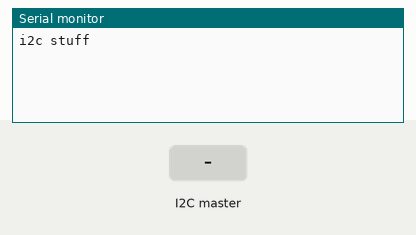
A sketch run on a simulated Arduino Uno, built with avr-gcc and run on an emulated ATmega328P. Shown: the last lines printed to the serial monitor. The inputs (shaded band) are chosen by the test bench.

Above: at 1.2 s.
1.3 s: the I2C master sends the byte 1
At 2.0 s:
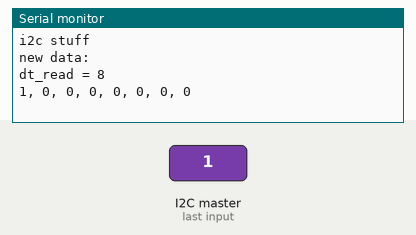
2.8 s: the I2C master sends the byte 0
At 3.1 s:
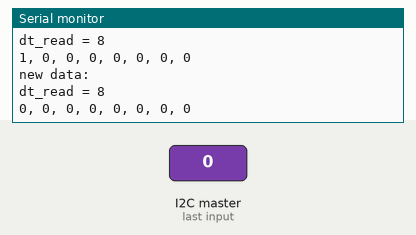

The sketch:

first_multi_byte_i2c_ino.ino
```cpp
#include <Wire.h>

#define SLAVE_ADDRESS 0x08

byte data_to_echo = 0;

#define in_bytes 8
#define out_bytes 8
byte inArray[in_bytes];
byte outArray[out_bytes];

unsigned long t1, t2;
int dt_read;

bool new_data;

void setup()
{
  Wire.begin(SLAVE_ADDRESS);
  Wire.setClock(400000);
  Wire.onReceive(receiveData);
  Wire.onRequest(sendData);
  Serial.begin(115200);
  Serial.println("i2c stuff");
}

void loop() {
  if ( new_data ){
    new_data = false;
    Serial.println("new data:");
    Serial.print("dt_read = ");
    Serial.println(dt_read);
    for (int q=0; q<in_bytes; q++){
      if (q > 0){
	Serial.print(", ");
      }
      outArray[q] = inArray[q] + 9;
      Serial.print(inArray[q]);
    }
    Serial.print('\n');
  }

}

void receiveData(int numBytes){
  //digitalWrite(receivePin, HIGH);
  t1 = micros();
  for(int i=0;i<numBytes;i++){
    inArray[i] = Wire.read();
  }
  t2 = micros();
  new_data = true;
  dt_read = t2-t1;
  //small delays here shouldn't be terrible because the data is already read
  // - measuring the time between receive events to detect glitches on the
  //   micropython side
  //     - as long as the Arduino receives data before the next time step,
  //       everything is assumed to be working correctly
  //prev_t_micros = t;
  //t = micros();
  //dt_micro = t-prev_t_micros;
  //digitalWrite(receivePin, LOW);
}

/* void receiveData(int bytecount) */
/* { */
/*   for (int i = 0; i < bytecount; i++) { */
/*     data_to_echo = Wire.read(); */
/*   } */
/* } */

void sendData()
{
  //Wire.write(data_to_echo);
  Wire.write(outArray,sizeof(outArray));
}
```

Measured:
- after the input at 1.3 s, the serial monitor: prints a new line at once (image 1)
- after the input at 2.8 s, the serial monitor: prints a new line at once (image 2)
